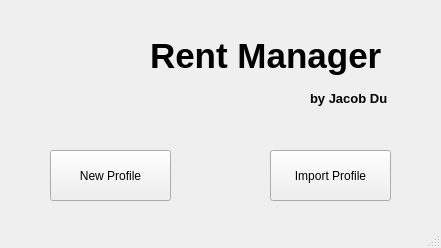
<?xml version="1.0" encoding="UTF-8"?>
<ui version="4.0">
 <class>Rent_Manager_ProfileSelect</class>
 <widget class="QMainWindow" name="Rent_Manager_ProfileSelect">
  <property name="geometry">
   <rect>
    <x>0</x>
    <y>0</y>
    <width>441</width>
    <height>248</height>
   </rect>
  </property>
  <property name="minimumSize">
   <size>
    <width>441</width>
    <height>248</height>
   </size>
  </property>
  <property name="maximumSize">
   <size>
    <width>441</width>
    <height>248</height>
   </size>
  </property>
  <property name="mouseTracking">
   <bool>false</bool>
  </property>
  <property name="windowTitle">
   <string>Rent Manager - Profile Selection</string>
  </property>
  <property name="windowIcon">
   <iconset>
    <normaloff>icon.ico</normaloff>icon.ico</iconset>
  </property>
  <property name="whatsThis">
   <string>&lt;html&gt;&lt;head/&gt;&lt;body&gt;&lt;p&gt;Rent Manager - Profile Selection&lt;/p&gt;&lt;p&gt;&lt;br/&gt;&lt;/p&gt;&lt;/body&gt;&lt;/html&gt;</string>
  </property>
  <widget class="QWidget" name="centralwidget">
   <widget class="QPushButton" name="new_profile">
    <property name="geometry">
     <rect>
      <x>50</x>
      <y>150</y>
      <width>121</width>
      <height>51</height>
     </rect>
    </property>
    <property name="text">
     <string>New Profile</string>
    </property>
   </widget>
   <widget class="QPushButton" name="import_profile">
    <property name="geometry">
     <rect>
      <x>270</x>
      <y>150</y>
      <width>121</width>
      <height>51</height>
     </rect>
    </property>
    <property name="text">
     <string>Import Profile</string>
    </property>
   </widget>
   <widget class="QLabel" name="label">
    <property name="geometry">
     <rect>
      <x>150</x>
      <y>30</y>
      <width>251</width>
      <height>51</height>
     </rect>
    </property>
    <property name="font">
     <font>
      <pointsize>26</pointsize>
      <weight>75</weight>
      <bold>true</bold>
     </font>
    </property>
    <property name="text">
     <string>Rent Manager</string>
    </property>
   </widget>
   <widget class="QLabel" name="label_2">
    <property name="geometry">
     <rect>
      <x>10</x>
      <y>10</y>
      <width>141</width>
      <height>121</height>
     </rect>
    </property>
    <property name="text">
     <string/>
    </property>
    <property name="pixmap">
     <pixmap>icon.png</pixmap>
    </property>
   </widget>
   <widget class="QLabel" name="label_3">
    <property name="geometry">
     <rect>
      <x>310</x>
      <y>90</y>
      <width>91</width>
      <height>16</height>
     </rect>
    </property>
    <property name="font">
     <font>
      <pointsize>10</pointsize>
      <weight>75</weight>
      <bold>true</bold>
     </font>
    </property>
    <property name="text">
     <string>by Jacob Du</string>
    </property>
   </widget>
  </widget>
  <widget class="QStatusBar" name="statusbar"/>
 </widget>
 <resources/>
 <connections/>
</ui>
